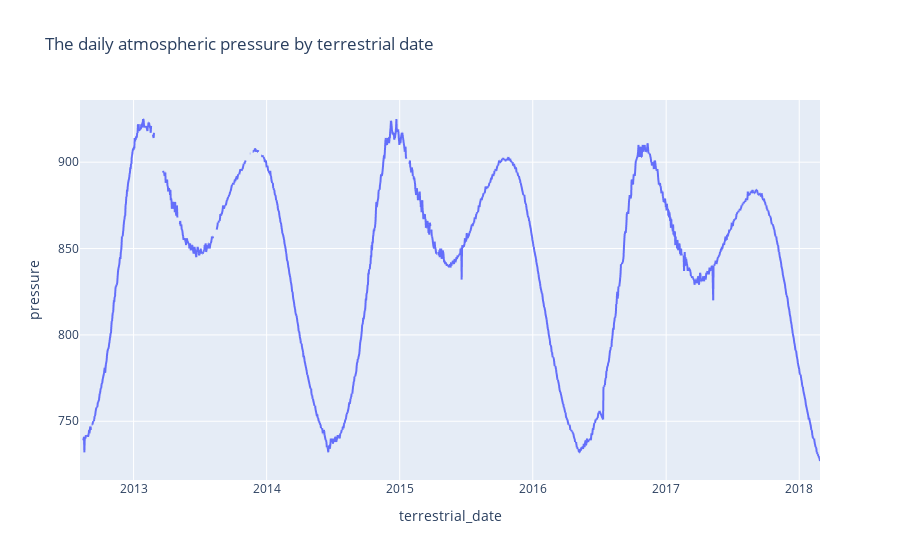

The notebook cell this image was saved under:
### Code cell
# Plot a line chart of the daily atmospheric pressure by terrestrial date
# note: you do not need to modify the dataframe
# use the original one you loaded at the beginning of the milestone.

px.line(df, x = 'terrestrial_date', y = 'pressure', title = "The daily atmospheric pressure by terrestrial date")

### Figure 1 — Plotly figure (JSON) as saved in the notebook; plotly's stock layout.template omitted (floating-point values rounded to 4 significant figures; data arrays with more than 128 entries replaced by an {"elided": "..."} marker saying what was removed)
{"data": [{"hovertemplate": "terrestrial_date=%{x}<br>pressure=%{y}<extra></extra>", "legendgroup": "", "line": {"color": "#636efa", "dash": "solid"}, "marker": {"symbol": "circle"}, "mode": "lines", "name": "", "showlegend": false, "type": "scattergl", "x": {"elided": "1894 str values"}, "xaxis": "x", "y": {"elided": "1894 int values"}, "yaxis": "y"}], "layout": {"autosize": true, "legend": {"tracegroupgap": 0}, "title": {"text": "The daily atmospheric pressure by terrestrial date"}, "xaxis": {"anchor": "y", "autorange": true, "domain": [0, 1], "range": ["2012-08-07", "2018-02-27"], "title": {"text": "terrestrial_date"}, "type": "date"}, "yaxis": {"anchor": "x", "autorange": true, "domain": [0, 1], "range": [716, 936], "title": {"text": "pressure"}, "type": "linear"}}}
